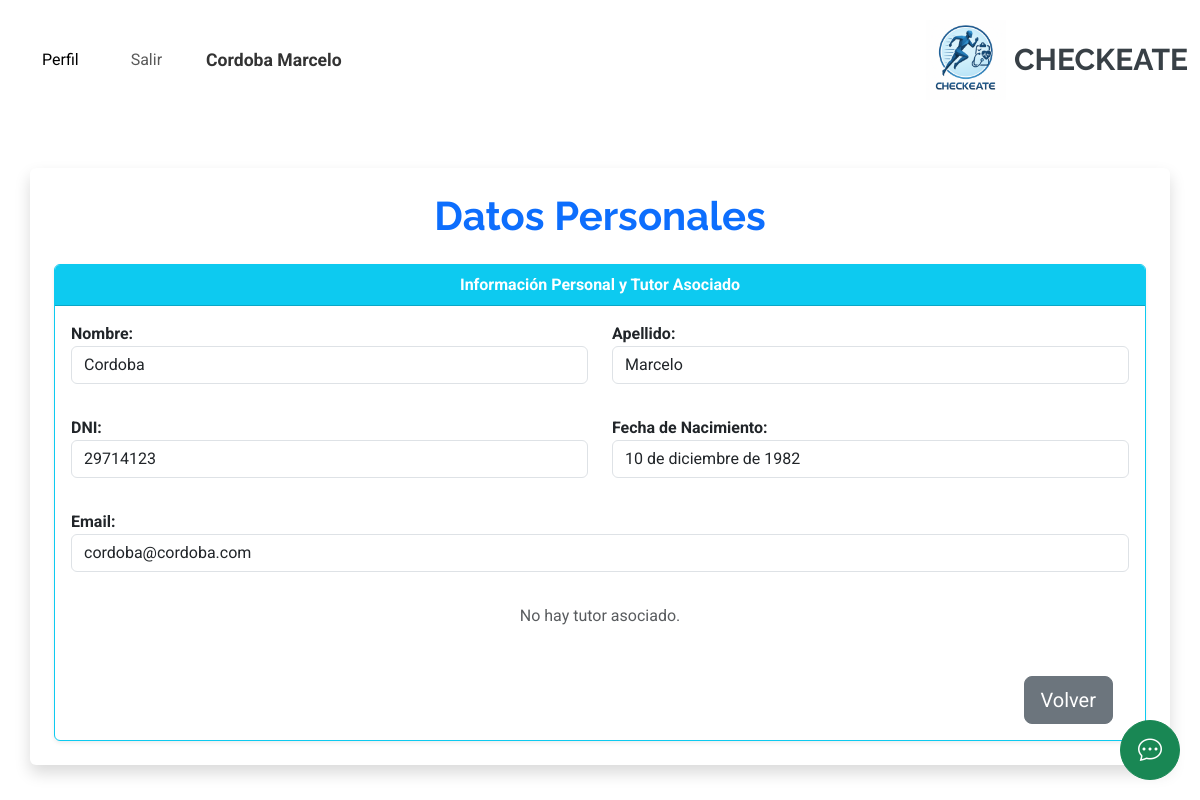
Page /estudiante/datos_personales/ (signed in) on the committed database.
### account/models.py (models this page shows, shortened)
class Profile(models.Model):
    user = models.ForeignKey(settings.AUTH_USER_MODEL, on_delete=models.CASCADE)  # Permitir múltiples perfiles para un usuario
    nombre = models.CharField(max_length=30, blank=True, null=True)
    apellido = models.CharField(max_length=30, blank=True, null=True)
    dni = models.CharField(max_length=15, blank=True, null=True)
    fecha_nacimiento = models.DateField(blank=True, null=True)
    email = models.EmailField(max_length=254)  # Eliminar unique=True para permitir múltiples perfiles con el mismo email
    rol = models.CharField(
        max_length=20,
        choices=[
            ('jugador', 'Jugador'),
            ('medico', 'Médico'),
            ('representante', 'Representante'),
            ('colegio' , 'Colegio'),
            ('estudiante', 'Estudiante'),
        ],
        default='jugador'
    )
    class Meta:
        unique_together = ('user', 'rol')  # Garantiza que un usuario solo tenga un perfil por rol

### estudiante/views.py (the view)
# urls.py: path('datos_personales/', views.datos_personales, name='datos_personales'),
@login_required
def datos_personales(request):
    profile = Profile.objects.filter(user=request.user).first()
    if not profile:
        return render(request, "error.html", {"mensaje": "No tienes un perfil asociado."})
    tutor = Tutor.objects.filter(profile=profile).first()
    estudiantes = Estudiante.objects.filter(tutor=tutor) if tutor else []
    for est in estudiantes:
        relacion = EstudianteColegio.objects.filter(estudiante=est, activo=True).select_related('colegio').first()
        est.colegio = relacion.colegio if relacion else None
    context = {
        "profile": profile,
        "tutor": tutor,
        "estudiantes": estudiantes,
    }
    return render(request, "estudiante/datos_personales.html", context)

### estudiante/templates/estudiante/datos_personales.html
{% extends 'core/base.html' %}
{% load static %}
{% block content %}
<div class="container p-4 bg-white shadow rounded mt-5">
    <h1 class="text-center text-primary fw-bold mb-4">Datos Personales</h1>
    {% if profile %}
    <div class="card border-info shadow-sm">
        <div class="card-header bg-info text-white fw-bold text-center">
            Información Personal y Tutor Asociado
        </div>
        <div class="card-body">
            <div class="row">
                <div class="col-12 col-md-6 mb-3">
                    <strong>Nombre:</strong>
                    <p class="form-control">{{ profile.nombre }}</p>
                </div>
                <div class="col-12 col-md-6 mb-3">
                    <strong>Apellido:</strong>
                    <p class="form-control">{{ profile.apellido }}</p>
                </div>
            </div>
            <div class="row">
                <div class="col-12 col-md-6 mb-3">
                    <strong>DNI:</strong>
                    <p class="form-control">{{ profile.dni }}</p>
                </div>
                <div class="col-12 col-md-6 mb-3">
                    <strong>Fecha de Nacimiento:</strong>
                    <p class="form-control">{{ profile.fecha_nacimiento }}</p>
                </div>
            </div>
            <div class="row">
                <div class="col-12 mb-3">
                    <strong>Email:</strong>
                    <p class="form-control">{{ profile.email }}</p>
                </div>
            </div>
            {% if tutor %}
            <h5 class="text-primary text-center fw-bold mt-4">Datos del Tutor</h5>
            <div class="row">
                <div class="col-12 col-md-6 mb-3">
                    <strong>Domicilio:</strong>
                    <p class="form-control">{{ tutor.domicilio }}</p>
                </div>
                <div class="col-12 col-md-6 mb-3">
                    <strong>Teléfono:</strong>
                    <p class="form-control">{{ tutor.telefono }}</p>
                </div>
            </div>
            <div class="row">
                <div class="col-12 mb-3">
                    <strong>Localidad:</strong>
                    <p class="form-control">{{ tutor.localidad }}</p>
                </div>
            </div>
            {% if estudiantes %}
            <h5 class="text-primary text-center fw-bold mt-4">Estudiantes a Cargo</h5>
            <div class="table-responsive">
                <table class="table table-bordered text-center">
                    <thead class="table-info">
                        <tr>
                            <th>Nombre</th>
                            <th>Apellido</th>
                            <th>Colegio</th>
                        </tr>
                    </thead>
                    <tbody>
                        {% for estudiante in estudiantes %}
                        <tr>
                            <td>{{ estudiante.nombre }}</td>
                            <td>{{ estudiante.apellido }}</td>
                            <td>{{ estudiante.colegio.nombre }}</td>
                        </tr>
                        {% endfor %}
                    </tbody>
                </table>
            </div>
            {% endif %}
            {% else %}
            <p class="text-center text-muted">No hay tutor asociado.</p>
            {% endif %}
            <div class="d-flex justify-content-end mt-5">
                <a href="{% url 'menu_estudiante' %}" class="btn btn-secondary btn-lg w-45 me-3">Volver</a>
            </div>
        </div>
    </div>
    {% else %}
    <p class="text-center text-muted">No tienes datos personales cargados.</p>
    {% endif %}
</div>
{% endblock %}

### core/templates/core/base.html (shortened to what this page needs)
<!DOCTYPE html>
<html lang="en">
<head>
    {% load static %}
    <link rel="stylesheet" href="https://cdnjs.cloudflare.com/ajax/libs/font-awesome/5.15.4/css/all.min.css">
    <link href="https://cdn.jsdelivr.net/npm/bootstrap@5.3.0-alpha1/dist/css/bootstrap.min.css" rel="stylesheet">
    <link href="{% static 'core/vendor/bootstrap/css/bootstrap.min.css' %}" rel="stylesheet">
    <link href="{% static 'core/vendor/bootstrap-icons/bootstrap-icons.css' %}" rel="stylesheet">
    <link href="{% static 'core/vendor/aos/aos.css' %}" rel="stylesheet">
    <link href="{% static 'core/vendor/glightbox/css/glightbox.min.css' %}" rel="stylesheet">
    <link href="{% static 'core/vendor/swiper/swiper-bundle.min.css' %}" rel="stylesheet">
    <link href="{% static 'core/css/main.css' %}" rel="stylesheet">
</head>
<body class="index-page">
  {% if request.path != '/account/login/' and request.path != '/account/register/' and request.path != '/account/register_alumnos/' %}
    <header id="header" class="header d-flex align-items-center sticky-top">
        <div class="container-fluid position-relative d-flex align-items-center justify-content-between">
                <a href="{% url 'home' %}" class="logo d-flex align-items-center me-auto me-xl-0">
                    <img src="{% static 'core/img/milogo3.png' %}" alt="Logo"  >
                    <h1 class="sitename" >CHECKEATE</h1>
                </a>
                <nav id="navmenu" class="navbar navbar-expand-lg navbar-light bg-white">
                    <div class="container-fluid">
                        <div class="collapse navbar-collapse" id="navbarNav">
                            <ul class="navbar-nav ms-auto align-items-center">
                                {% if request.path != '/account/login/' %}
                                    {% if user.is_authenticated %}
                                        <li class="nav-item me-3">
                                            <a href="{% url 'perfil' %}" class="nav-link active">Perfil</a>
                                        </li>
                                        <li class="nav-item me-3">
                                            <button type="button" class="btn btn-link nav-link" data-bs-toggle="modal" data-bs-target="#logoutModal">
                                                Salir
                                            </button>
                                        </li>
                                        <li class="nav-item">
                                            <span class="navbar-text fw-bold">
                                                {{ profile.nombre }} {{ profile.apellido }}
                                            </span>
                                        </li>
                                    {% else %}
                                        <li class="nav-item me-3">
                                            <a href="{% url 'login' %}" class="nav-link">Iniciar Sesión</a>
                                        </li>
                                    {% endif %}
                                {% endif %}
                            </ul>
                        </div>
                    </div>
                </nav>
        </div>
    </header>
    {% endif %}
    {% block content %}{% endblock %}
<div id="chatbot-boton" onclick="abrirChat()" class="btn btn-success rounded-circle d-flex justify-content-center align-items-center" style="position: fixed; bottom: 20px; right: 20px; width: 60px; height: 60px; z-index: 1050;">
    <i class="bi bi-chat-dots" style="font-size: 1.5rem;"></i>
  </div>
  <link rel="stylesheet" href="https://cdn.jsdelivr.net/npm/bootstrap-icons@1.10.5/font/bootstrap-icons.css">
</body>
</html>

### core/static/core/css/main.css (style rules this page uses)
:root { --default-font: "Roboto", system-ui, -apple-system, "Segoe UI", Roboto, "Helvetica Neue", Arial, "Noto Sans", "Liberation Sans", sans-serif, "Apple Color Emoji", "Segoe UI Emoji", "Segoe UI Symbol", "Noto Color Emoji"; --heading-font: "Raleway", sans-serif; --nav-font: "Poppins", sans-serif; }
:root { --background-color: #ffffff; --default-color: #444444; --heading-color: #384046; --accent-color: #3498db; --surface-color: #ffffff; --contrast-color: #ffffff; }
:root { --nav-color: #444444; --nav-hover-color: #3498db; --nav-mobile-background-color: #ffffff; --nav-dropdown-background-color: #ffffff; --nav-dropdown-color: #444444; --nav-dropdown-hover-color: #3498db; }
:root { scroll-behavior: smooth; }
body { color: var(--default-color); background-color: var(--background-color); font-family: var(--default-font); }
a { color: var(--accent-color); text-decoration: none; transition: 0.3s; }
h1, h2, h3, h4, h5, h6 { color: var(--heading-color); font-family: var(--heading-font); }
.header { color: var(--default-color); background-color: var(--background-color); padding: 20px 0; transition: all 0.5s; z-index: 997; }
.header .logo { line-height: 1; }
.header .logo img { max-height: 80px; margin-right: 8px; }
.header .logo h1 { font-size: 30px; margin: 0; font-weight: 700; color: var(--heading-color); }
@media (max-width: 1200px) { .header .logo { order: 1; } }
.navbar-nav .nav-link { transition: none; }
#navmenu { background-color: #f8f9fa; }
#navmenu .navbar-text { color: #333; font-size: 1.1rem; }
#navmenu .nav-item { padding: 0 10px; }

### rows in the picture
Profile: nombre "Cordoba", apellido "Marcelo", dni "29714123", fecha_nacimiento "10 de diciembre de 1982", email "cordoba@cordoba.com"
